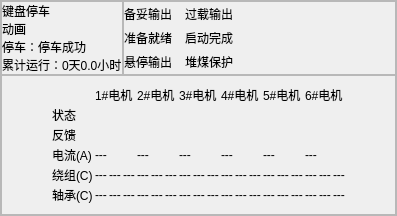
          <widget class="QWidget" name="page6">
           <layout class="QHBoxLayout" name="horizontalLayout_15">
            <property name="spacing">
             <number>0</number>
            </property>
            <property name="leftMargin">
             <number>0</number>
            </property>
            <property name="topMargin">
             <number>0</number>
            </property>
            <property name="rightMargin">
             <number>0</number>
            </property>
            <property name="bottomMargin">
             <number>0</number>
            </property>
            <item>
             <widget class="QFrame" name="frame_6">
              <property name="frameShape">
               <enum>QFrame::StyledPanel</enum>
              </property>
              <property name="frameShadow">
               <enum>QFrame::Raised</enum>
              </property>
              <property name="lineWidth">
               <number>0</number>
              </property>
              <layout class="QGridLayout" name="gridLayout_21" rowstretch="2,3" columnstretch="2,5" rowminimumheight="0,0">
               <property name="leftMargin">
                <number>0</number>
               </property>
               <property name="topMargin">
                <number>0</number>
               </property>
               <property name="rightMargin">
                <number>0</number>
               </property>
               <property name="bottomMargin">
                <number>0</number>
               </property>
               <property name="spacing">
                <number>0</number>
               </property>
               <item row="0" column="0">
                <widget class="QFrame" name="page6_animat">
                 <property name="frameShape">
                  <enum>QFrame::StyledPanel</enum>
                 </property>
                 <property name="frameShadow">
                  <enum>QFrame::Raised</enum>
                 </property>
                 <property name="lineWidth">
                  <number>0</number>
                 </property>
                 <layout class="QVBoxLayout" name="verticalLayout_8" stretch="1,3,1,1">
                  <property name="spacing">
                   <number>0</number>
                  </property>
                  <property name="leftMargin">
                   <number>0</number>
                  </property>
                  <property name="topMargin">
                   <number>0</number>
                  </property>
                  <property name="rightMargin">
                   <number>0</number>
                  </property>
                  <property name="bottomMargin">
                   <number>0</number>
                  </property>
                  <item>
                   <widget class="QLabel" name="page6_animat1">
                    <property name="text">
                     <string>键盘停车</string>
                    </property>
                   </widget>
                  </item>
                  <item>
                   <widget class="QLabel" name="page6_animat2">
                    <property name="text">
                     <string>动画</string>
                    </property>
                   </widget>
                  </item>
                  <item>
                   <widget class="QLabel" name="page6_animat3">
                    <property name="text">
                     <string>停车：停车成功</string>
                    </property>
                   </widget>
                  </item>
                  <item>
                   <widget class="QLabel" name="page6_animat4">
                    <property name="text">
                     <string>累计运行：0天0.0小时</string>
                    </property>
                   </widget>
                  </item>
                 </layout>
                </widget>
               </item>
               <item row="0" column="1">
                <widget class="QFrame" name="page6_param">
                 <property name="frameShape">
                  <enum>QFrame::StyledPanel</enum>
                 </property>
                 <property name="frameShadow">
                  <enum>QFrame::Raised</enum>
                 </property>
                 <property name="lineWidth">
                  <number>0</number>
                 </property>
                 <layout class="QGridLayout" name="gridLayout_23" columnstretch="2,1,2,1">
                  <property name="leftMargin">
                   <number>0</number>
                  </property>
                  <property name="topMargin">
                   <number>0</number>
                  </property>
                  <property name="rightMargin">
                   <number>150</number>
                  </property>
                  <property name="bottomMargin">
                   <number>0</number>
                  </property>
                  <property name="spacing">
                   <number>0</number>
                  </property>
                  <item row="0" column="0">
                   <widget class="QLabel" name="page6_param11">
                    <property name="text">
                     <string>备妥输出</string>
                    </property>
                   </widget>
                  </item>
                  <item row="0" column="1">
                   <widget class="QLabel" name="page6_param12">
                    <property name="text">
                     <string/>
                    </property>
                   </widget>
                  </item>
                  <item row="0" column="2">
                   <widget class="QLabel" name="page6_param13">
                    <property name="text">
                     <string>过载输出</string>
                    </property>
                   </widget>
                  </item>
                  <item row="0" column="3">
                   <widget class="QLabel" name="page6_param14">
                    <property name="text">
                     <string/>
                    </property>
                   </widget>
                  </item>
                  <item row="1" column="0">
                   <widget class="QLabel" name="page6_param21">
                    <property name="text">
                     <string>准备就绪</string>
                    </property>
                   </widget>
                  </item>
                  <item row="1" column="1">
                   <widget class="QLabel" name="page6_param22">
                    <property name="text">
                     <string/>
                    </property>
                   </widget>
                  </item>
                  <item row="1" column="2">
                   <widget class="QLabel" name="page6_param23">
                    <property name="text">
                     <string>启动完成</string>
                    </property>
                   </widget>
                  </item>
                  <item row="1" column="3">
                   <widget class="QLabel" name="page6_param24">
                    <property name="text">
                     <string/>
                    </property>
                   </widget>
                  </item>
                  <item row="2" column="0">
                   <widget class="QLabel" name="page6_param31">
                    <property name="text">
                     <string>悬停输出</string>
                    </property>
                   </widget>
                  </item>
                  <item row="2" column="1">
                   <widget class="QLabel" name="page6_param32">
                    <property name="text">
                     <string/>
                    </property>
                   </widget>
                  </item>
                  <item row="2" column="2">
                   <widget class="QLabel" name="page6_param33">
                    <property name="text">
                     <string>堆煤保护</string>
                    </property>
                   </widget>
                  </item>
                  <item row="2" column="3">
                   <widget class="QLabel" name="page6_param34">
                    <property name="text">
                     <string/>
                    </property>
                   </widget>
                  </item>
                 </layout>
                </widget>
               </item>
               <item row="1" column="0" colspan="2">
                <widget class="QFrame" name="motor_state">
                 <property name="frameShape">
                  <enum>QFrame::StyledPanel</enum>
                 </property>
                 <property name="frameShadow">
                  <enum>QFrame::Raised</enum>
                 </property>
                 <property name="lineWidth">
                  <number>0</number>
                 </property>
                 <layout class="QGridLayout" name="gridLayout_22" rowstretch="1,1,1,1,1,1" columnstretch="3,1,1,1,1,1,1,1,1,1,1,1,1,1,1,1,1,1,1">
                  <property name="leftMargin">
                   <number>50</number>
                  </property>
                  <property name="topMargin">
                   <number>10</number>
                  </property>
                  <property name="rightMargin">
                   <number>50</number>
                  </property>
                  <property name="bottomMargin">
                   <number>10</number>
                  </property>
                  <property name="spacing">
                   <number>2</number>
                  </property>
                  <item row="2" column="1" colspan="3">
                   <widget class="QLabel" name="motor_state21">
                    <property name="text">
                     <string/>
                    </property>
                   </widget>
                  </item>
                  <item row="2" column="10" colspan="3">
                   <widget class="QLabel" name="motor_state24">
                    <property name="text">
                     <string/>
                    </property>
                   </widget>
                  </item>
                  <item row="0" column="4" colspan="3">
                   <widget class="QLabel" name="label_136">
                    <property name="text">
                     <string>2#电机</string>
                    </property>
                   </widget>
                  </item>
                  <item row="0" column="1" colspan="3">
                   <widget class="QLabel" name="label_135">
                    <property name="text">
                     <string>1#电机</string>
                    </property>
                   </widget>
                  </item>
                  <item row="1" column="4" colspan="3">
                   <widget class="QLabel" name="motor_state12">
                    <property name="text">
                     <string/>
                    </property>
                   </widget>
                  </item>
                  <item row="1" column="7" colspan="3">
                   <widget class="QLabel" name="motor_state13">
                    <property name="text">
                     <string/>
                    </property>
                   </widget>
                  </item>
                  <item row="1" column="13" colspan="3">
                   <widget class="QLabel" name="motor_state15">
                    <property name="text">
                     <string/>
                    </property>
                   </widget>
                  </item>
                  <item row="1" column="16" colspan="3">
                   <widget class="QLabel" name="motor_state16">
                    <property name="text">
                     <string/>
                    </property>
                   </widget>
                  </item>
                  <item row="2" column="4" colspan="3">
                   <widget class="QLabel" name="motor_state22">
                    <property name="text">
                     <string/>
                    </property>
                   </widget>
                  </item>
                  <item row="2" column="7" colspan="3">
                   <widget class="QLabel" name="motor_state23">
                    <property name="text">
                     <string/>
                    </property>
                   </widget>
                  </item>
                  <item row="0" column="0">
                   <widget class="QLabel" name="label_134">
                    <property name="text">
                     <string/>
                    </property>
                   </widget>
                  </item>
                  <item row="2" column="13" colspan="3">
                   <widget class="QLabel" name="motor_state25">
                    <property name="text">
                     <string/>
                    </property>
                   </widget>
                  </item>
                  <item row="0" column="13" colspan="3">
                   <widget class="QLabel" name="label_139">
                    <property name="text">
                     <string>5#电机</string>
                    </property>
                   </widget>
                  </item>
                  <item row="0" column="16" colspan="3">
                   <widget class="QLabel" name="label_140">
                    <property name="text">
                     <string>6#电机</string>
                    </property>
                   </widget>
                  </item>
                  <item row="0" column="7" colspan="3">
                   <widget class="QLabel" name="label_137">
                    <property name="text">
                     <string>3#电机</string>
                    </property>
                   </widget>
                  </item>
                  <item row="1" column="1" colspan="3">
                   <widget class="QLabel" name="motor_state11">
                    <property name="text">
                     <string/>
                    </property>
                   </widget>
                  </item>
                  <item row="1" column="10" colspan="3">
                   <widget class="QLabel" name="motor_state14">
                    <property name="text">
                     <string/>
                    </property>
                   </widget>
                  </item>
                  <item row="2" column="0">
                   <widget class="QLabel" name="label_149">
                    <property name="text">
                     <string>反馈</string>
                    </property>
                   </widget>
                  </item>
                  <item row="0" column="10" colspan="3">
                   <widget class="QLabel" name="label_138">
                    <property name="text">
                     <string>4#电机</string>
                    </property>
                   </widget>
                  </item>
                  <item row="1" column="0">
                   <widget class="QLabel" name="label_142">
                    <property name="text">
                     <string>状态</string>
                    </property>
                   </widget>
                  </item>
                  <item row="3" column="0">
                   <widget class="QLabel" name="label_156">
                    <property name="text">
                     <string>电流(A)</string>
                    </property>
                   </widget>
                  </item>
                  <item row="4" column="0">
                   <widget class="QLabel" name="label_163">
                    <property name="text">
                     <string>绕组(C)</string>
                    </property>
                   </widget>
                  </item>
                  <item row="4" column="5">
                   <widget class="QLabel" name="motor_state45">
                    <property name="text">
                     <string>---</string>
                    </property>
                   </widget>
                  </item>
                  <item row="4" column="6">
                   <widget class="QLabel" name="motor_state46">
                    <property name="text">
                     <string>---</string>
                    </property>
                   </widget>
                  </item>
                  <item row="4" column="8">
                   <widget class="QLabel" name="motor_state48">
                    <property name="text">
                     <string>---</string>
                    </property>
                   </widget>
                  </item>
                  <item row="4" column="9">
                   <widget class="QLabel" name="motor_state49">
                    <property name="text">
                     <string>---</string>
                    </property>
                   </widget>
                  </item>
                  <item row="4" column="10">
                   <widget class="QLabel" name="motor_state410">
                    <property name="text">
                     <string>---</string>
                    </property>
                   </widget>
                  </item>
                  <item row="4" column="15">
                   <widget class="QLabel" name="motor_state415">
                    <property name="text">
                     <string>---</string>
                    </property>
                   </widget>
                  </item>
                  <item row="4" column="16">
                   <widget class="QLabel" name="motor_state416">
                    <property name="text">
                     <string>---</string>
                    </property>
                   </widget>
                  </item>
                  <item row="4" column="13">
                   <widget class="QLabel" name="motor_state413">
                    <property name="text">
                     <string>---</string>
                    </property>
                   </widget>
                  </item>
                  <item row="4" column="11">
                   <widget class="QLabel" name="motor_state411">
                    <property name="text">
                     <string>---</string>
                    </property>
                   </widget>
                  </item>
                  <item row="4" column="18">
                   <widget class="QLabel" name="motor_state418">
                    <property name="text">
                     <string>---</string>
                    </property>
                   </widget>
                  </item>
                  <item row="3" column="1" colspan="3">
                   <widget class="QLabel" name="motor_state31">
                    <property name="text">
                     <string>---</string>
                    </property>
                   </widget>
                  </item>
                  <item row="5" column="0">
                   <widget class="QLabel" name="label_170">
                    <property name="text">
                     <string>轴承(C)</string>
                    </property>
                   </widget>
                  </item>
                  <item row="5" column="1">
                   <widget class="QLabel" name="motor_state51">
                    <property name="text">
                     <string>---</string>
                    </property>
                   </widget>
                  </item>
                  <item row="4" column="4">
                   <widget class="QLabel" name="motor_state44">
                    <property name="text">
                     <string>---</string>
                    </property>
                   </widget>
                  </item>
                  <item row="3" column="10" colspan="3">
                   <widget class="QLabel" name="motor_state34">
                    <property name="text">
                     <string>---</string>
                    </property>
                   </widget>
                  </item>
                  <item row="4" column="3">
                   <widget class="QLabel" name="motor_state43">
                    <property name="text">
                     <string>---</string>
                    </property>
                   </widget>
                  </item>
                  <item row="4" column="12">
                   <widget class="QLabel" name="motor_state412">
                    <property name="text">
                     <string>---</string>
                    </property>
                   </widget>
                  </item>
                  <item row="4" column="14">
                   <widget class="QLabel" name="motor_state414">
                    <property name="text">
                     <string>---</string>
                    </property>
                   </widget>
                  </item>
                  <item row="4" column="17">
                   <widget class="QLabel" name="motor_state417">
                    <property name="text">
                     <string>---</string>
                    </property>
                   </widget>
                  </item>
                  <item row="3" column="4" colspan="3">
                   <widget class="QLabel" name="motor_state32">
                    <property name="text">
                     <string>---</string>
                    </property>
                   </widget>
                  </item>
                  <item row="4" column="1">
                   <widget class="QLabel" name="motor_state41">
                    <property name="text">
                     <string>---</string>
                    </property>
                   </widget>
                  </item>
                  <item row="2" column="16" colspan="3">
                   <widget class="QLabel" name="motor_state26">
                    <property name="text">
                     <string/>
                    </property>
                   </widget>
                  </item>
                  <item row="3" column="13" colspan="3">
                   <widget class="QLabel" name="motor_state35">
                    <property name="text">
                     <string>---</string>
                    </property>
                   </widget>
                  </item>
                  <item row="4" column="2">
                   <widget class="QLabel" name="motor_state42">
                    <property name="text">
                     <string>---</string>
                    </property>
                   </widget>
                  </item>
                  <item row="4" column="7">
                   <widget class="QLabel" name="motor_state47">
                    <property name="text">
                     <string>---</string>
                    </property>
                   </widget>
                  </item>
                  <item row="3" column="7" colspan="3">
                   <widget class="QLabel" name="motor_state33">
                    <property name="text">
                     <string>---</string>
                    </property>
                   </widget>
                  </item>
                  <item row="3" column="16" colspan="3">
                   <widget class="QLabel" name="motor_state36">
                    <property name="text">
                     <string>---</string>
                    </property>
                   </widget>
                  </item>
                  <item row="5" column="4">
                   <widget class="QLabel" name="motor_state54">
                    <property name="text">
                     <string>---</string>
                    </property>
                   </widget>
                  </item>
                  <item row="5" column="2">
                   <widget class="QLabel" name="motor_state52">
                    <property name="text">
                     <string>---</string>
                    </property>
                   </widget>
                  </item>
                  <item row="5" column="6">
                   <widget class="QLabel" name="motor_state56">
                    <property name="text">
                     <string>---</string>
                    </property>
                   </widget>
                  </item>
                  <item row="5" column="7">
                   <widget class="QLabel" name="motor_state57">
                    <property name="text">
                     <string>---</string>
                    </property>
                   </widget>
                  </item>
                  <item row="5" column="5">
                   <widget class="QLabel" name="motor_state55">
                    <property name="text">
                     <string>---</string>
                    </property>
                   </widget>
                  </item>
                  <item row="5" column="9">
                   <widget class="QLabel" name="motor_state59">
                    <property name="text">
                     <string>---</string>
                    </property>
                   </widget>
                  </item>
                  <item row="5" column="3">
                   <widget class="QLabel" name="motor_state53">
                    <property name="text">
                     <string>---</string>
                    </property>
                   </widget>
                  </item>
                  <item row="5" column="8">
                   <widget class="QLabel" name="motor_state58">
                    <property name="text">
                     <string>---</string>
                    </property>
                   </widget>
                  </item>
                  <item row="5" column="10">
                   <widget class="QLabel" name="motor_state510">
                    <property name="text">
                     <string>---</string>
                    </property>
                   </widget>
                  </item>
                  <item row="5" column="11">
                   <widget class="QLabel" name="motor_state511">
                    <property name="text">
                     <string>---</string>
                    </property>
                   </widget>
                  </item>
                  <item row="5" column="12">
                   <widget class="QLabel" name="motor_state512">
                    <property name="text">
                     <string>---</string>
                    </property>
                   </widget>
                  </item>
                  <item row="5" column="13">
                   <widget class="QLabel" name="motor_state513">
                    <property name="text">
                     <string>---</string>
                    </property>
                   </widget>
                  </item>
                  <item row="5" column="15">
                   <widget class="QLabel" name="motor_state515">
                    <property name="text">
                     <string>---</string>
                    </property>
                   </widget>
                  </item>
                  <item row="5" column="16">
                   <widget class="QLabel" name="motor_state516">
                    <property name="text">
                     <string>---</string>
                    </property>
                   </widget>
                  </item>
                  <item row="5" column="17">
                   <widget class="QLabel" name="motor_state517">
                    <property name="text">
                     <string>---</string>
                    </property>
                   </widget>
                  </item>
                  <item row="5" column="18">
                   <widget class="QLabel" name="motor_state518">
                    <property name="text">
                     <string>---</string>
                    </property>
                   </widget>
                  </item>
                  <item row="5" column="14">
                   <widget class="QLabel" name="motor_state514">
                    <property name="text">
                     <string>---</string>
                    </property>
                   </widget>
                  </item>
                 </layout>
                </widget>
               </item>
              </layout>
             </widget>
            </item>
           </layout>
          </widget>
